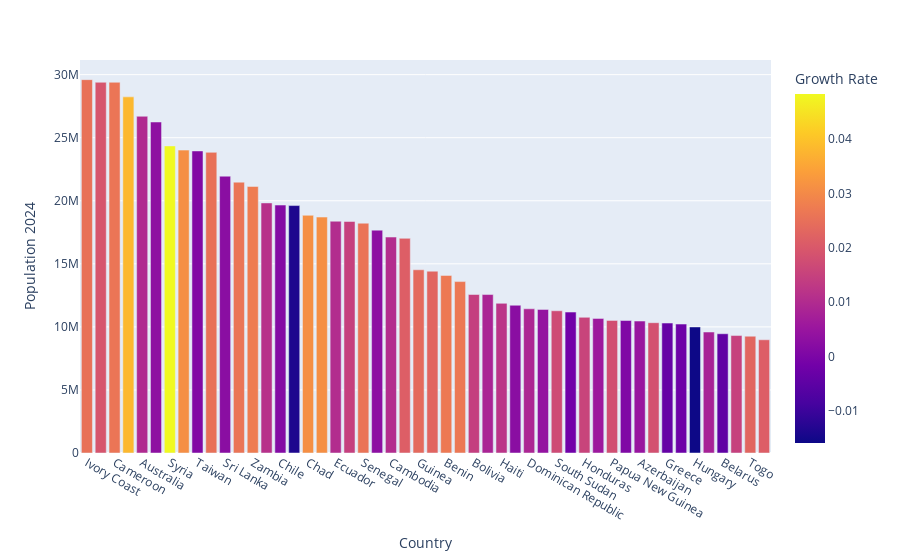

Write notebook code for a chart like this one.
### Code cell
fig = px.bar(df[50:100], x="Country", y="Population 2024", color="Growth Rate", barmode="relative")
fig.show()

### Figure 1 — Plotly figure (JSON) as saved in the notebook; plotly's stock layout.template omitted (floating-point values rounded to 4 significant figures)
{"data": [{"alignmentgroup": "True", "hovertemplate": "Country=%{x}<br>Population 2024=%{y}<br>Growth Rate=%{marker.color}<extra></extra>", "legendgroup": "", "marker": {"color": [0.0253, 0.0193, 0.0261, 0.0381, 0.0098, 0.0032, 0.0483, 0.031, 0.0011, 0.0253, 0.0025, 0.026, 0.0275, 0.0113, 0.0015, -0.0138, 0.0311, 0.0311, 0.0103, 0.0147, 0.0258, 0.003, 0.0104, 0.0213, 0.0238, 0.0227, 0.0268, 0.0267, 0.0144, 0.0085, 0.0121, 0.0025, 0.0089, 0.0042, 0.017, -0.0018, 0.0156, 0.0058, 0.018, 0.0008, 0.0048, 0.0185, -0.0037, -0.0024, -0.0159, 0.0079, -0.0045, 0.0149, 0.0229, 0.0213], "coloraxis": "coloraxis", "pattern": {"shape": ""}}, "name": "", "offsetgroup": "", "orientation": "v", "showlegend": false, "textposition": "auto", "type": "bar", "x": ["Ivory Coast", "Venezuela", "Cameroon", "Niger", "Australia", "North Korea", "Syria", "Mali", "Taiwan", "Burkina Faso", "Sri Lanka", "Malawi", "Zambia", "Kazakhstan", "Chile", "Romania", "Chad", "Somalia", "Ecuador", "Guatemala", "Senegal", "Netherlands", "Cambodia", "Zimbabwe", "Guinea", "Rwanda", "Benin", "Burundi", "Bolivia", "Tunisia", "Haiti", "Belgium", "Dominican Republic", "Jordan", "South Sudan", "Cuba", "Honduras", "Sweden", "Papua New Guinea", "Czech Republic", "Azerbaijan", "Tajikistan", "Greece", "Portugal", "Hungary", "United Arab Emirates", "Belarus", "Israel", "Togo", "Sierra Leone"], "xaxis": "x", "y": [29603302, 29395334, 29394433, 28238972, 26699482, 26244582, 24348053, 24015789, 23950214, 23840247, 21949268, 21475962, 21134695, 19828165, 19658839, 19618996, 18847148, 18706922, 18377367, 18358430, 18221567, 17671125, 17121847, 17020321, 14528770, 14414910, 14080072, 13591657, 12567336, 12564689, 11867030, 11715774, 11434005, 11384922, 11277092, 11174587, 10759406, 10673669, 10515788, 10503734, 10462904, 10331513, 10302720, 10223349, 9994993, 9591853, 9455037, 9311652, 9260864, 8977972], "yaxis": "y"}], "layout": {"barmode": "relative", "coloraxis": {"colorbar": {"title": {"text": "Growth Rate"}}, "colorscale": [[0, "#0d0887"], [0.1111, "#46039f"], [0.2222, "#7201a8"], [0.3333, "#9c179e"], [0.4444, "#bd3786"], [0.5556, "#d8576b"], [0.6667, "#ed7953"], [0.7778, "#fb9f3a"], [0.8889, "#fdca26"], [1, "#f0f921"]]}, "legend": {"tracegroupgap": 0}, "margin": {"t": 60}, "xaxis": {"anchor": "y", "domain": [0, 1], "title": {"text": "Country"}}, "yaxis": {"anchor": "x", "domain": [0, 1], "title": {"text": "Population 2024"}}}}
